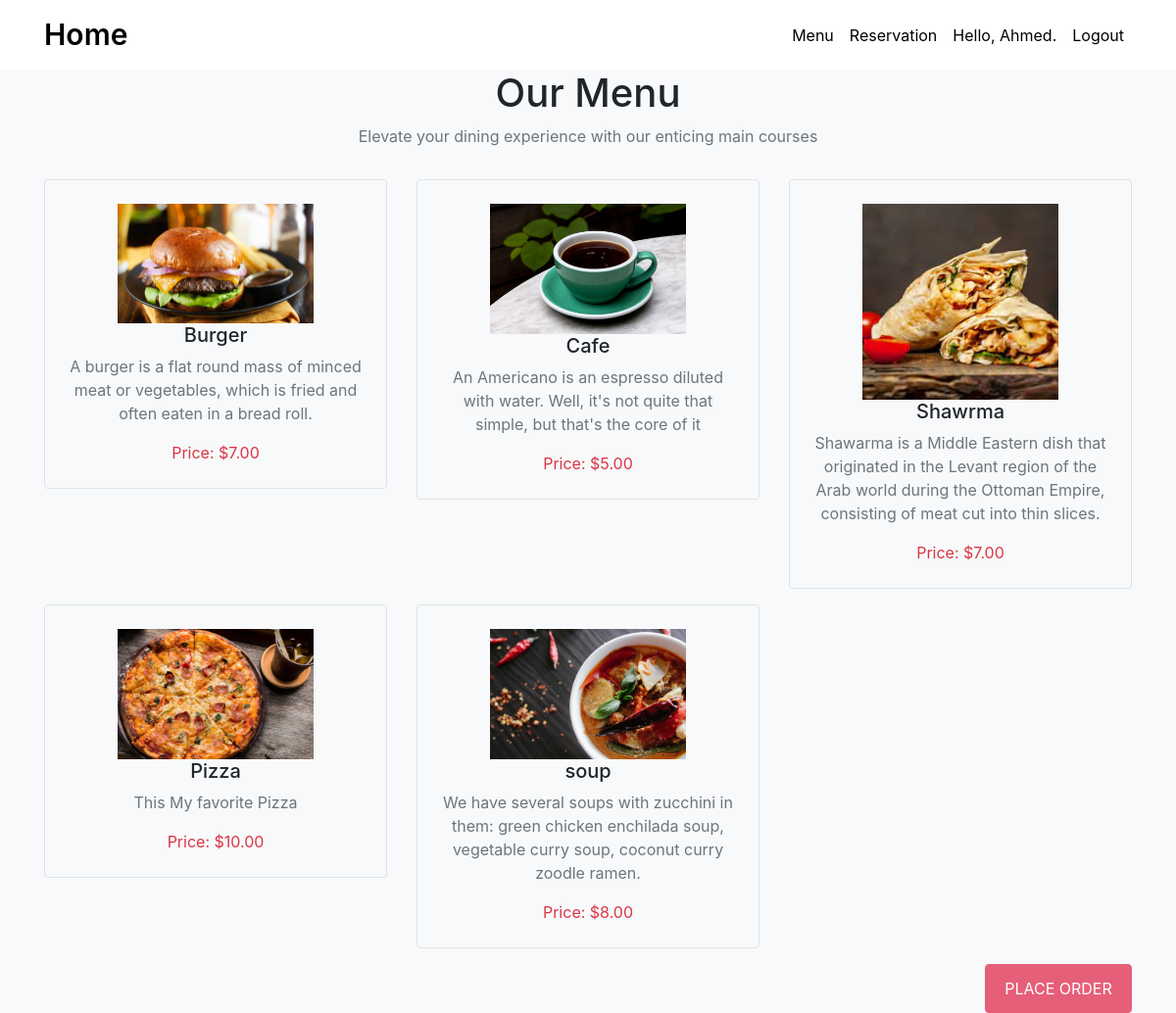
The page /menu/ (signed in) on the database its author committed.
### menu/models.py (models this page shows, shortened)
class MenuItem(models.Model):
    name = models.CharField(max_length=255)
    category = models.ForeignKey(Category, on_delete=models.CASCADE)
    description = models.TextField()
    price = models.DecimalField(max_digits=10, decimal_places=2, default=0.0)
    image = models.ImageField(upload_to='menu_images/', null=True, blank=True)

### menu/views.py (the view)
# urls.py: path('menu/', menu_view, name='menu'),
def menu_view(request):
    menu_items = MenuItem.objects.all()
    return render(request, 'menu/menu.html', {'menu_items': menu_items})

### menu/templates/menu/menu.html (shortened to what this page needs)
{% extends 'menu/base.html' %}
{% load static %}
{% block content %}
<section class="Menu bg-light" id="Menu">
    <div class="container">
        <div class="row mb-3">
            <div class="col-md-6 m-auto text-center">
                <h1>Our Menu</h1>
                <p class="text-muted">Elevate your dining experience with our enticing main courses</p>
            </div>
        </div>
        <div class="row">
            {% for item in menu_items %}
            <div class="col-lg-4 col-md-6 mb-3">
                <div class="Menu-box text-center border rounded rounded p-4">
                    {% if item.image %}
                    <img src="{{ item.image.url }}" width="200" alt="{{ item.name }}">
                    {% endif %}
                    <h5> {{ item.name }} </h5>
                    <p class="text-muted">{{ item.description }}</p>
                    <div class="price"> Price: ${{ item.price }} </div>
                </div>
            </div>
            {% endfor %}
            <div class="col-lg-12 text-right">
                <button type="submit" value="Place order" class="rounded text-center"> <a style="color: white; text-decoration: none;" href="{% url 'order_view' %}">Place order</a></button>
            </div>
        </div>
    </div>
</section>
{% endblock content %}

### menu/templates/menu/base.html (shortened to what this page needs)
{% load static %}
<!DOCTYPE html>
<html>
<head>
    <link rel="stylesheet" href="{% static 'css/bootstrap.min.css' %}">
    <link rel="stylesheet" href="{% static 'css/style.css' %}">
    <link rel="stylesheet" href="{% static 'css/all.min.css' %}">
</head>
<body>
    <nav class="navbar navbar-expand-lg navbar-light">
        <div class="container">
            <a class="navbar-brand" href="{% url 'home' %}">Home</a>
            <div class="collapse navbar-collapse" id="navbarSupportedContent">
                <ul class="navbar-nav ml-auto">
                    <li class="nav-item">
                        <a class="nav-link" href="{% url 'menu' %}">Menu</a>
                    </li>
                    <li class="nav-item">
                        <a class="nav-link" href="{% url 'reserve_table' %}">Reservation</a>
                    </li>
                    {% if user.is_authenticated %}
                    <li class="nav-item">
                        <a class="nav-link"> Hello, {{ user.username }}. </a>
                    </li>
                    <li class="nav-item">
                        <a class="nav-link" href="{% url 'logout' %}"> Logout </a>
                    {% endif %}
                </ul>
            </div>
        </div>
    </nav>
    <div>{% block content %} {% endblock content %}</div>
</body>
</html>

### menu/static/css/style.css (style rules this page uses)
nav { width: 100%; background-color: #fff; }
.navbar-light .navbar-brand { color: #000; }
.navbar-light .navbar-nav .nav-link { color: #000; }
.navbar-brand { font-size: 30px; font-weight: 600; }
.Menu button { background-color: #e65f78; border: 1px solid #e65f78; padding: 12px; width: 150px; color: #fff; text-transform: uppercase; }
.price { color: #dc3545; }

### rows shown on the page
MenuItem: image (picture), name "Burger", description "A burger is a flat round mass of minced meat or vegetables, which is fried and often eaten in a bread roll.", price "7.00"
MenuItem: image (picture), name "Cafe", description "An Americano is an espresso diluted with water. Well, it's not quite that simple, but that's the core of it", price "5.00"
MenuItem: image (picture), name "Shawrma", description "Shawarma is a Middle Eastern dish that originated in the Levant region of the Arab world during the Ottoman Empire, consisting of meat cut into thin slices.", price "7.00"
MenuItem: image (picture), name "Pizza", description "This My favorite Pizza", price "10.00"
MenuItem: image (picture), name "soup", description "We have several soups with zucchini in them: green chicken enchilada soup, vegetable curry soup, coconut curry zoodle ramen.", price "8.00"

### other values the page prints
{{ user.username }} "Ahmed"
